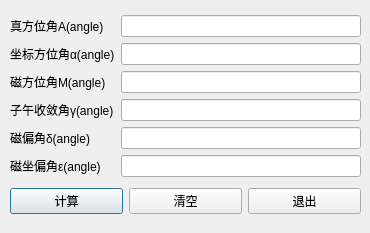
<?xml version="1.0" encoding="UTF-8"?>
<ui version="4.0">
 <class>Dialog4</class>
 <widget class="QDialog" name="Dialog4">
  <property name="geometry">
   <rect>
    <x>0</x>
    <y>0</y>
    <width>370</width>
    <height>233</height>
   </rect>
  </property>
  <property name="windowTitle">
   <string>方位角</string>
  </property>
  <widget class="QWidget" name="">
   <property name="geometry">
    <rect>
     <x>10</x>
     <y>10</y>
     <width>351</width>
     <height>211</height>
    </rect>
   </property>
   <layout class="QGridLayout" name="gridLayout">
    <item row="0" column="0">
     <layout class="QVBoxLayout" name="verticalLayout">
      <item>
       <widget class="QLabel" name="label">
        <property name="text">
         <string>真方位角A(angle)</string>
        </property>
        <property name="buddy">
         <cstring>AEdit</cstring>
        </property>
       </widget>
      </item>
      <item>
       <widget class="QLabel" name="label_3">
        <property name="text">
         <string>坐标方位角α(angle)</string>
        </property>
        <property name="buddy">
         <cstring>alphaEdit</cstring>
        </property>
       </widget>
      </item>
      <item>
       <widget class="QLabel" name="label_2">
        <property name="text">
         <string>磁方位角M(angle)</string>
        </property>
        <property name="buddy">
         <cstring>MEdit</cstring>
        </property>
       </widget>
      </item>
      <item>
       <widget class="QLabel" name="label_4">
        <property name="text">
         <string>子午收敛角γ(angle)</string>
        </property>
        <property name="buddy">
         <cstring>gamaEdit</cstring>
        </property>
       </widget>
      </item>
      <item>
       <widget class="QLabel" name="label_5">
        <property name="text">
         <string>磁偏角δ(angle)</string>
        </property>
        <property name="buddy">
         <cstring>deltaEdit</cstring>
        </property>
       </widget>
      </item>
      <item>
       <widget class="QLabel" name="label_6">
        <property name="text">
         <string>磁坐偏角ε(angle)</string>
        </property>
        <property name="buddy">
         <cstring>epsilonEdit</cstring>
        </property>
       </widget>
      </item>
     </layout>
    </item>
    <item row="0" column="1">
     <layout class="QVBoxLayout" name="verticalLayout_2">
      <item>
       <widget class="QLineEdit" name="AEdit"/>
      </item>
      <item>
       <widget class="QLineEdit" name="alphaEdit"/>
      </item>
      <item>
       <widget class="QLineEdit" name="MEdit"/>
      </item>
      <item>
       <widget class="QLineEdit" name="gamaEdit"/>
      </item>
      <item>
       <widget class="QLineEdit" name="deltaEdit"/>
      </item>
      <item>
       <widget class="QLineEdit" name="epsilonEdit"/>
      </item>
     </layout>
    </item>
    <item row="1" column="0" colspan="2">
     <layout class="QHBoxLayout" name="horizontalLayout">
      <item>
       <widget class="QPushButton" name="calculateButton">
        <property name="text">
         <string>计算</string>
        </property>
       </widget>
      </item>
      <item>
       <widget class="QPushButton" name="clearButton">
        <property name="text">
         <string>清空</string>
        </property>
       </widget>
      </item>
      <item>
       <widget class="QPushButton" name="exitButton">
        <property name="text">
         <string>退出</string>
        </property>
       </widget>
      </item>
     </layout>
    </item>
   </layout>
  </widget>
 </widget>
 <resources/>
 <connections/>
</ui>
